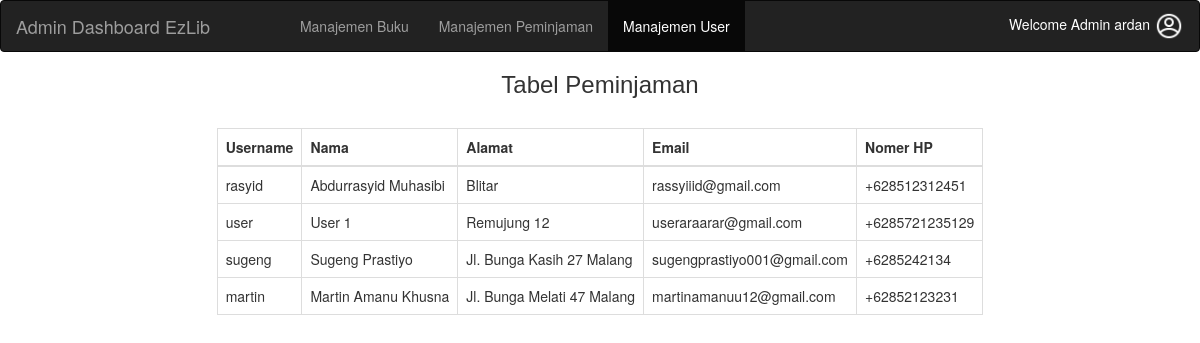
Page /manajemen_user.php (signed in) on the earlier database version.
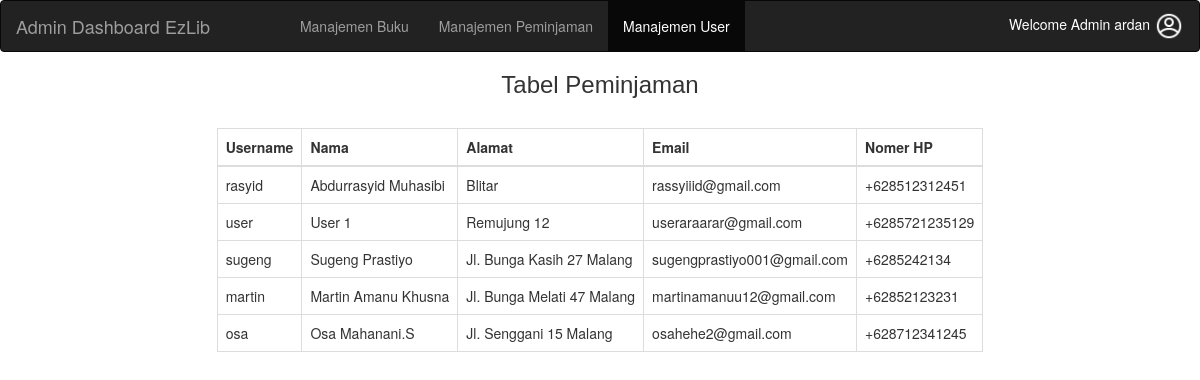
Same page on the later database version.
### tables this page shows
CREATE TABLE `user` (
  `id_user` int(11) NOT NULL,
  `username` varchar(10) NOT NULL,
  `password` varchar(70) NOT NULL,
  `nama_user` varchar(30) NOT NULL,
  `alamat_user` varchar(80) NOT NULL,
  `email` varchar(40) NOT NULL,
  `no_hp` varchar(20) NOT NULL
);

### manajemen_user.php (the view, shortened to what this page needs)
<!DOCTYPE html>
<html lang="en">
<head>
    <link rel="stylesheet" href="https://maxcdn.bootstrapcdn.com/bootstrap/3.4.0/css/bootstrap.min.css">
    <link rel="stylesheet" href="css/bootstrap.min.css">
    <link rel="stylesheet" href="css/style1.css">
</head>
<body>
    <?php
    if ($_SESSION['status'] == 'admin_login') {
        ?>
        <nav class="navbar navbar-inverse">
            <div class="container-fluid">
                <div class="navbar-header">
                    <a class="navbar-brand" href="admin_dashboard.php">Admin Dashboard EzLib</a>
                </div>
                <ul class="nav navbar-nav" style="margin-left:60px;">
                    <li><a href="admin_dashboard.php">Manajemen Buku</a></li>
                    <li><a href="manajemen_peminjaman.php">Manajemen Peminjaman</a></li>
                    <li class="active"><a href="manajemen_user.php">Manajemen User</a></li>
                </ul>
                <div class="dropdown" style="float:right">
                    <h5 style="color:white;float:right;margin-top:10px; border-radius: 20px;">Welcome Admin <?php echo $_SESSION['username'] ?> <img src="img/avatar.png" width="30px" height="30px"></h5>
                </div>
            </div>
        </nav>
        <center>
            <h3 style="font-family:Impact, Haettenschweiler, 'Arial Narrow Bold', sans-serif">Tabel Peminjaman</h3>
        </center>
        <?php
            include "connection.php";
            $query = "select * from user";
            $result = mysqli_query($connect, $query);
            ?>
        <br>
        <center>
            <table class="table table-bordered" style="width:auto;margin-left:30px;margin-right:30px;">
                <thead>
                    <tr>
                        <th>Username</th>
                        <th>Nama</th>
                        <th>Alamat</th>
                        <th>Email</th>
                        <th>Nomer HP</th>
                    </tr>
                </thead>
                <tbody>
                    <?php
                        while ($row = mysqli_fetch_array($result)) {
                            ?>
                        <tr>
                            <td><?php echo $row['username'] ?></td>
                            <td><?php echo $row['nama_user'] ?></td>
                            <td><?php echo $row['alamat_user'] ?></td>
                            <td><?php echo $row['email'] ?></td>
                            <td><?php echo $row['no_hp'] ?></td>
                        </tr>
                    <?php
                        }
                        ?>
                </tbody>
            </table>
        </center>
    <?php
    } else {
        header("Refresh:0; url=admin_login.php");
    }
    ?>
</body>
</html>

### css/style1.css (style rules this page uses)
.dropdown { position: relative; display: inline-block; }

Differences in the rows shown:
added user: username "osa", nama_user "Osa Mahanani.S", alamat_user "Jl. Senggani 15 Malang", email "osahehe2@gmail.com", no_hp "+628712341245"
